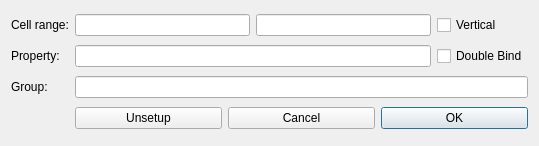
<?xml version="1.0" encoding="UTF-8"?>
<ui version="4.0">
 <class>DlgSheetConf</class>
 <widget class="QDialog" name="DlgSheetConf">
  <property name="geometry">
   <rect>
    <x>0</x>
    <y>0</y>
    <width>539</width>
    <height>146</height>
   </rect>
  </property>
  <property name="windowTitle">
   <string>Setup Configuration Table</string>
  </property>
  <layout class="QGridLayout" name="gridLayout">
   <item row="1" column="0">
    <widget class="QLabel" name="label_2">
     <property name="text">
      <string>Property:</string>
     </property>
    </widget>
   </item>
   <item row="2" column="0">
    <widget class="QLabel" name="label_3">
     <property name="text">
      <string>Group:</string>
     </property>
    </widget>
   </item>
   <item row="0" column="2">
    <widget class="QLineEdit" name="lineEditEnd">
     <property name="toolTip">
      <string>Ending cell address.

The first column of the range is assumed to contain a list of configuration
names, which will be used to generate a string list and bind to the given
property for user to dynamically switch configuration.

The first row of the range will be bound to whatever row (indirectly) selected
by that property.
</string>
     </property>
    </widget>
   </item>
   <item row="0" column="1">
    <widget class="QLineEdit" name="lineEditStart">
     <property name="toolTip">
      <string>Starting cell address.

The first column of the range is assumed to contain a list of configuration
names, which will be used to generate a string list and bind to the given
property for user to dynamically switch configuration.

The first row of the range will be bound to whatever row (indirectly) selected
by that property.
</string>
     </property>
    </widget>
   </item>
   <item row="0" column="0">
    <widget class="QLabel" name="label">
     <property name="text">
      <string>Cell range:</string>
     </property>
    </widget>
   </item>
   <item row="0" column="3">
    <widget class="QCheckBox" name="checkBoxVertical">
     <property name="toolTip">
      <string>Enable column-wised configuration table, i.e. one configuration per column.</string>
     </property>
     <property name="text">
      <string>Vertical</string>
     </property>
    </widget>
   </item>
   <item row="2" column="1" colspan="3">
    <widget class="QLineEdit" name="lineEditGroup">
     <property name="toolTip">
      <string>Optional property group name.</string>
     </property>
    </widget>
   </item>
   <item row="3" column="1" colspan="3">
    <layout class="QHBoxLayout" name="horizontalLayout">
     <item>
      <widget class="QPushButton" name="btnDiscard">
       <property name="text">
        <string>Unsetup</string>
       </property>
      </widget>
     </item>
     <item>
      <widget class="QPushButton" name="bthCancel">
       <property name="text">
        <string>Cancel</string>
       </property>
      </widget>
     </item>
     <item>
      <widget class="QPushButton" name="btnOk">
       <property name="text">
        <string>OK</string>
       </property>
       <property name="default">
        <bool>true</bool>
       </property>
      </widget>
     </item>
    </layout>
   </item>
   <item row="1" column="1" colspan="2">
    <widget class="Gui::ExpressionLineEdit" name="lineEditProp">
     <property name="toolTip">
      <string>Type in an expression to specify the object and property name to dynamically
switch the design configuration. The property will be created if not exist.</string>
     </property>
    </widget>
   </item>
   <item row="1" column="3">
    <widget class="QCheckBox" name="checkBoxDoubleBind">
     <property name="toolTip">
      <string>Add double binding to object property to the top-left cell of
the configuration table.

Double binding expression allows to read and write at both
the bound and binding property/cell.</string>
     </property>
     <property name="text">
      <string>Double Bind</string>
     </property>
    </widget>
   </item>
  </layout>
 </widget>
 <customwidgets>
  <customwidget>
   <class>Gui::ExpressionLineEdit</class>
   <extends>QLineEdit</extends>
   <header location="global">Gui/ExpressionCompleter.h</header>
  </customwidget>
 </customwidgets>
 <tabstops>
  <tabstop>lineEditStart</tabstop>
  <tabstop>lineEditEnd</tabstop>
  <tabstop>checkBoxVertical</tabstop>
  <tabstop>lineEditProp</tabstop>
  <tabstop>checkBoxDoubleBind</tabstop>
  <tabstop>lineEditGroup</tabstop>
  <tabstop>btnDiscard</tabstop>
  <tabstop>bthCancel</tabstop>
  <tabstop>btnOk</tabstop>
 </tabstops>
 <resources/>
 <connections>
  <connection>
   <sender>btnOk</sender>
   <signal>clicked()</signal>
   <receiver>DlgSheetConf</receiver>
   <slot>accept()</slot>
   <hints>
    <hint type="sourcelabel">
     <x>313</x>
     <y>122</y>
    </hint>
    <hint type="destinationlabel">
     <x>182</x>
     <y>72</y>
    </hint>
   </hints>
  </connection>
  <connection>
   <sender>bthCancel</sender>
   <signal>clicked()</signal>
   <receiver>DlgSheetConf</receiver>
   <slot>reject()</slot>
   <hints>
    <hint type="sourcelabel">
     <x>222</x>
     <y>122</y>
    </hint>
    <hint type="destinationlabel">
     <x>182</x>
     <y>72</y>
    </hint>
   </hints>
  </connection>
 </connections>
</ui>
